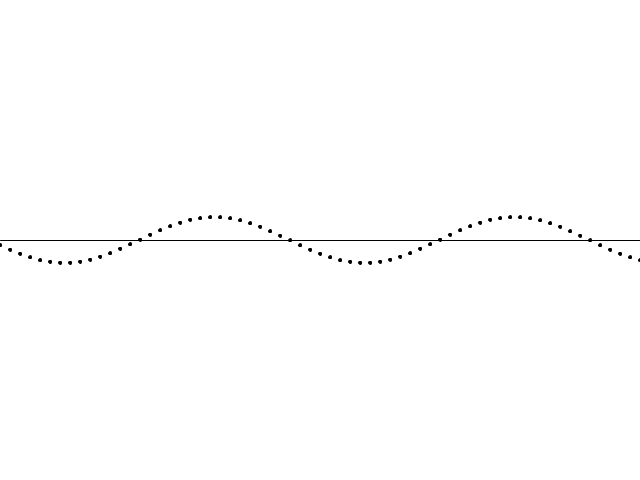
Frame 1 (no input)
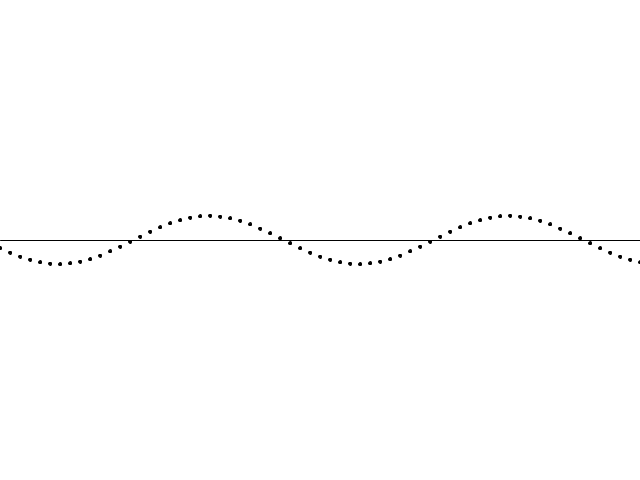
Frame 60 (the mouse pressed at the canvas centre just before this capture)
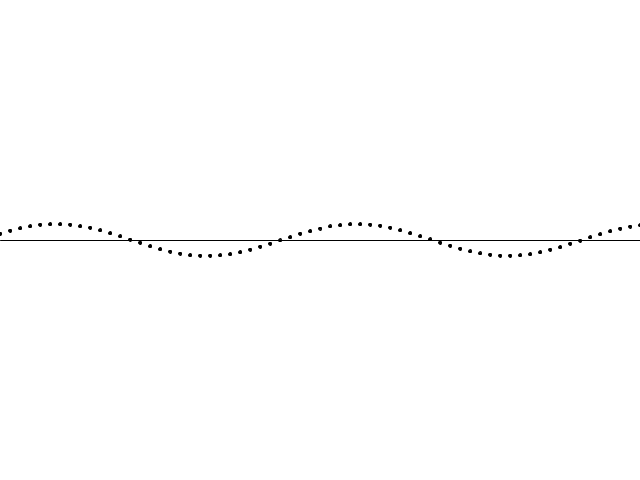
Frame 120 (the mouse held since frame 60 and released just before this capture)

The Processing sketch that drew these frames (run headless with seeded random() and noise(); from frame 60 on, the mouse is pressed at the canvas centre):

// Processing sketch: hw4_test2
// ── hw4_test2.pde
//ArrayList<Dot> dots = new ArrayList<Dot>();
Dot dots;

void setup() {
  size(640, 480);
  frameRate(10);
  smooth();

  //for (int i=0; i<200; i++) {
  //  dots.add(new Dost(new PVector (random(0,width), height/2), width, 200, 100 ));
  //}

  dots = new Dot( new PVector ( 0, height/2), width, 100, 300 );
}

void draw() {
  background(255);
  
  pushMatrix();
  //stroke(255, 0, 0);
  //strokeWeight(1.5);
  line(0, height/2, width, height/2);
  popMatrix();
  
  //for (int i=0; i<dots.size(); i++) {
  //  Dot d = dots.get(i);
  //d.update();
  //d.display();
  //}

  dots.update();
  dots.display();

  for (int i=0; i<dots.yValues.length; i++) {
    dots.connectLine();
  }
}

// ── Dot.pde
class Dot {
  int w;
  int xSpacing = 10;

  PVector origin;
  float angle = 0;
  float amp;
  float period;
  float dx;
  float[] yValues;

  float mass = 3;

  Dot(PVector o, int _w, float _amp, float _period) {
    origin = o.copy();
    w = _w;
    amp = _amp;  //= random(100, 300);
    period = _period; // = random(10, 100);

    dx = (TWO_PI / period) * xSpacing;
    yValues = new float[w/xSpacing*10];
  }

  void update() {
    angle += 0.02;

    amp = random(100, 300);
    period = random(10, 100);
    //for (int i=0; i<dots.size(); i++) {
    for (int i=0; i<dots.yValues.length; i++) {
      angle += dx;
      yValues[i] = sin(angle)*amp*.1;   //regular sin wave
      //yValues[i] = sin(angle+dx)*amp*.1 + random(noise(frameCount+1000)*amp);  //sin wave with noise
    }
  }

  void display() {
    //for (int x=0; x<dots.size(); x++) {
    for (int angle = 0; angle < yValues.length; angle++) {
      fill(0);
      ellipseMode(CENTER);
      ellipse(origin.x + angle*xSpacing, origin.y + yValues[angle], mass, mass);
    }
  }

  void connectLine() {
    float dist = dist(origin.x, origin.y, origin.x, height/2);

    if (dist > 30) {
      float alpha = map(dist, 0, 50, 100, 0);
      stroke(0, alpha);
      strokeWeight(0.01);
      line(origin.x, origin.y+random(-10, 10), origin.x, height/2);
    }
  }
}
